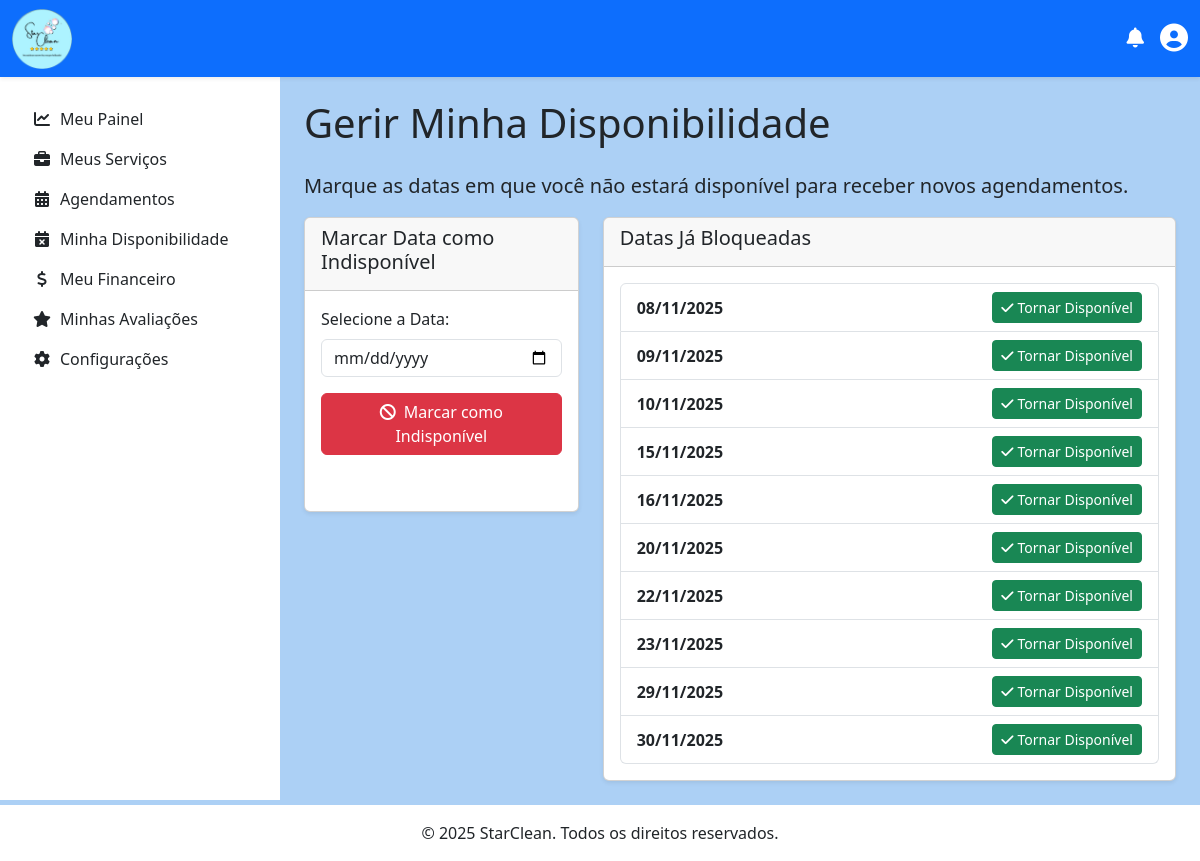
The page /prestador/gerir_disponibilidade.php (signed in) on the database its author committed.
### tables this page shows
CREATE TABLE `indisponibilidade_prestador` (
  `id` int(11) NOT NULL,
  `prestador_id` int(11) NOT NULL,
  `data_indisponivel` date NOT NULL,
  `criado_em` timestamp NOT NULL DEFAULT current_timestamp()
);

### prestador/gerir_disponibilidade.php (the view, shortened to what this page needs)
<?php
$id_prestador = $_SESSION['usuario_id'];
$datas_indisponiveis = [];
try {
    $pdo = obterConexaoPDO();
    $stmt = $pdo->prepare("SELECT id, data_indisponivel FROM indisponibilidade_prestador WHERE prestador_id = ? ORDER BY data_indisponivel ASC");
    $stmt->execute([$id_prestador]);
    $datas_indisponiveis = $stmt->fetchAll(PDO::FETCH_ASSOC);
} catch (PDOException $e) {
    $mensagem_erro = "Erro ao carregar suas datas indisponíveis.";
    error_log("Erro ao buscar indisponibilidades: " . $e->getMessage());
}
include '../includes/header.php';
include '../includes/navbar_logged_in.php';
?>
        <?php include '../includes/menu.php'; ?>
<main class="d-flex">
    <?php include '../includes/sidebar.php'; ?>
    <div class="container-fluid p-4 flex-grow-1">
        <h1 class="mb-4">Gerir Minha Disponibilidade</h1>
        <p class="lead">Marque as datas em que você <strong>não</strong> estará disponível para receber novos agendamentos.</p>
        <div class="row">
            <div class="col-lg-4 mb-4">
                <div class="card shadow-sm">
                    <div class="card-header">
                        <h5>Marcar Data como Indisponível</h5>
                    </div>
                    <div class="card-body">
                        <form action="gerir_disponibilidade.php" method="post">
                            <div class="mb-3">
                                <label for="data_indisponivel" class="form-label">Selecione a Data:</label>
                                <input type="date" class="form-control" id="data_indisponivel" name="data_indisponivel" required min="<?= date('Y-m-d') ?>">
                            </div>
                            <button type="submit" class="btn btn-danger"><i class="fas fa-ban me-2"></i>Marcar como Indisponível</button>
                        </form>
                    </div>
                </div>
            </div>
            <div class="col-lg-8">
                <div class="card shadow-sm">
                    <div class="card-header">
                        <h5>Datas Já Bloqueadas</h5>
                    </div>
                    <div class="card-body">
                        <?php if (empty($datas_indisponiveis)): ?>
                            <p class="text-muted">Nenhuma data bloqueada. Você está disponível todos os dias.</p>
                        <?php else: ?>
                            <ul class="list-group">
                                <?php foreach ($datas_indisponiveis as $data): ?>
                                    <li class="list-group-item d-flex justify-content-between align-items-center">
                                        <strong><?= date('d/m/Y', strtotime($data['data_indisponivel'])) ?></strong>
                                        <a href="gerir_disponibilidade.php?remover_id=<?= $data['id'] ?>" class="btn btn-sm btn-success" onclick="return confirm('Tem certeza que deseja liberar esta data?');"><i class="fas fa-check me-1"></i>Tornar Disponível</a>
                                    </li>
                                <?php endforeach; ?>
                            </ul>
                        <?php endif; ?>
                    </div>
                </div>
            </div>
        </div>
    </div>
</main>
<?php include '../includes/footer.php'; ?>

### includes/star_clean.css (style rules this page uses)
body { padding-top: 75px; }
.card-body { min-height: 220px; }
.card { transition: transform 0.3s ease, box-shadow 0.3s ease; }
@media (min-width: 768px) { main.d-flex > .flex-grow-1 { margin-left: 280px; } }
main.d-flex { flex-grow: 1; }

### rows shown on the page
indisponibilidade_prestador: data_indisponivel "08/11/2025"
indisponibilidade_prestador: data_indisponivel "09/11/2025"
indisponibilidade_prestador: data_indisponivel "10/11/2025"
indisponibilidade_prestador: data_indisponivel "15/11/2025"
indisponibilidade_prestador: data_indisponivel "16/11/2025"
indisponibilidade_prestador: data_indisponivel "20/11/2025"
indisponibilidade_prestador: data_indisponivel "22/11/2025"
indisponibilidade_prestador: data_indisponivel "23/11/2025"
indisponibilidade_prestador: data_indisponivel "29/11/2025"
indisponibilidade_prestador: data_indisponivel "30/11/2025"
